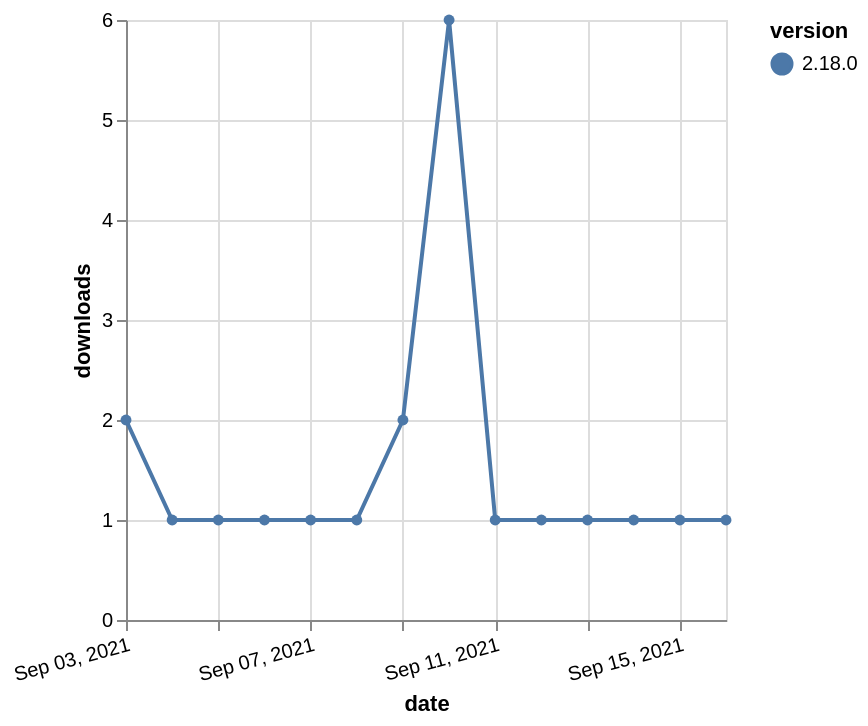

Describe this chart as a Vega-Lite specification.
### Vega-Lite specification from a JSON file in a GitHub repository (floating-point values rounded to 4 significant figures)
{"$schema": "https://vega.github.io/schema/vega-lite/v5.json", "description": "A simple bar chart with embedded data.", "data": {"values": [{"date": "2021-09-03", "total": 513, "delta": 2, "version": "2.18.0"}, {"date": "2021-09-04", "total": 514, "delta": 1, "version": "2.18.0"}, {"date": "2021-09-05", "total": 515, "delta": 1, "version": "2.18.0"}, {"date": "2021-09-06", "total": 516, "delta": 1, "version": "2.18.0"}, {"date": "2021-09-07", "total": 517, "delta": 1, "version": "2.18.0"}, {"date": "2021-09-08", "total": 518, "delta": 1, "version": "2.18.0"}, {"date": "2021-09-09", "total": 520, "delta": 2, "version": "2.18.0"}, {"date": "2021-09-10", "total": 526, "delta": 6, "version": "2.18.0"}, {"date": "2021-09-11", "total": 527, "delta": 1, "version": "2.18.0"}, {"date": "2021-09-12", "total": 528, "delta": 1, "version": "2.18.0"}, {"date": "2021-09-13", "total": 529, "delta": 1, "version": "2.18.0"}, {"date": "2021-09-14", "total": 530, "delta": 1, "version": "2.18.0"}, {"date": "2021-09-15", "total": 531, "delta": 1, "version": "2.18.0"}, {"date": "2021-09-16", "total": 532, "delta": 1, "version": "2.18.0"}]}, "width": "container", "mark": {"type": "line", "point": {"filled": true}}, "encoding": {"x": {"field": "date", "type": "temporal", "timeUnit": "yearmonthdate", "title": "date", "axis": {"labelAngle": -15}}, "y": {"field": "delta", "type": "quantitative", "title": "downloads"}, "color": {"field": "version", "type": "nominal"}, "tooltip": {"field": "delta"}}}
